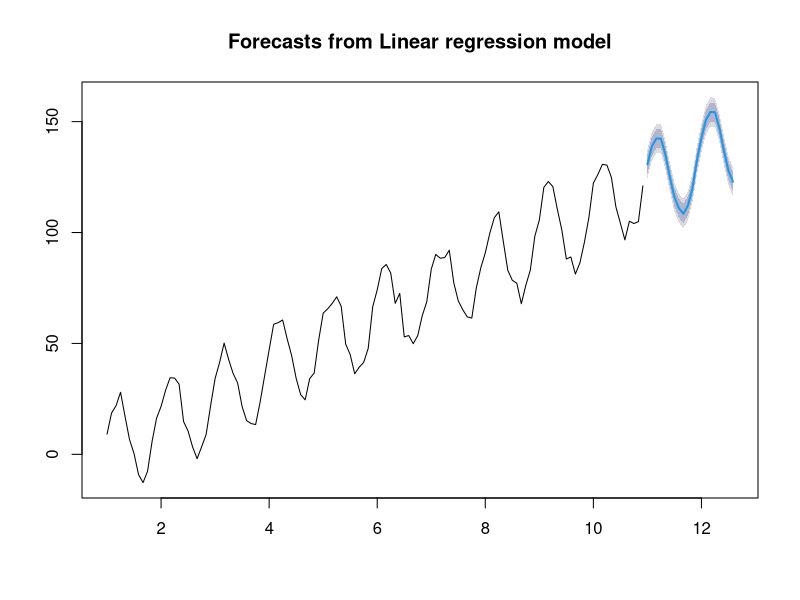

This figure's R source:
library(forecast)


### Name: forecast.lm
### Title: Forecast a linear model with possible time series components
### Aliases: forecast.lm
### Keywords: stats

### ** Examples


y <- ts(rnorm(120,0,3) + 1:120 + 20*sin(2*pi*(1:120)/12), frequency=12)
fit <- tslm(y ~ trend + season)
plot(forecast(fit, h=20))
